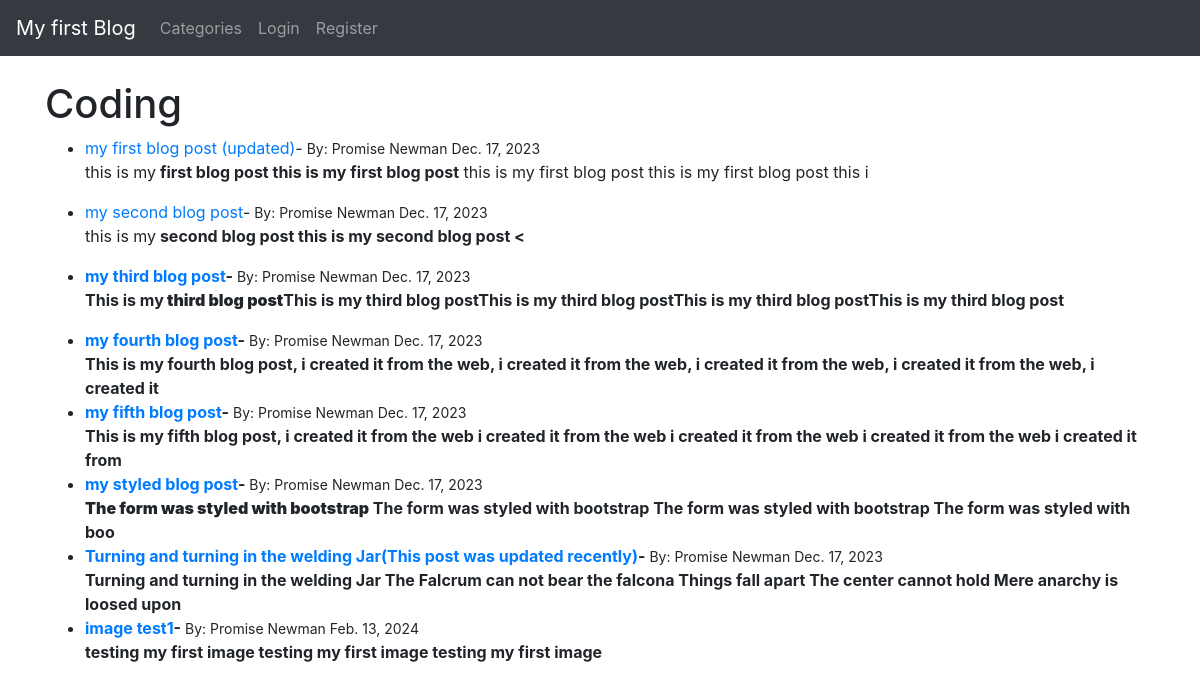
/category/coding/, run on the app's committed database.
### blog/models.py (models this page shows, shortened)
class post(models.Model):
    title = models.CharField(max_length=255)
    header_image = models.ImageField(null=True, blank=True, upload_to="images/")
    title_tag = models.CharField(max_length=255, default=" Newman's Blog")
    author = models.ForeignKey(User, on_delete=models.CASCADE)
    body = RichTextField(blank=True, null= True)
    post_date = models.DateField(auto_now_add=True)
    category = models.CharField(max_length=255, default="coding")
    snippet = models.CharField(max_length=255)
    likes = models.ManyToManyField(User, related_name='blog_post')

### blog/views.py (the view)
# urls.py: path('category/<str:cats>/', Categoryview, name='category'),
def Categoryview(request, cats):
     category_posts = post.objects.filter(category=cats.replace('-', ' '))
     return render(request, 'categories.html', {'cats':cats.title().replace('-', ' '), 'category_posts':category_posts,})

### blog/templates/categories.html (shortened to what this page needs)
{% extends "blog/base.html" %}
{% block content %}
{% if category_posts %}
<h1>{{ cats }}</h1>
<ul>
    {% for post in category_posts %}
        <li><a href="{% url 'article-detail' post.pk %}"> {{ post.title }}</a>-<small>  By: {{ post.author.first_name }}
             {{ post.author.last_name}} {{ post.post_date }}
            </small> <br/>
        {{ post.body | slice:':150' | safe }}</li>
    {% endfor %}
    </ul>
{% else %}
Page does not exist
{% endif %}
{% endblock %}

### blog/templates/blog/base.html (shortened to what this page needs)
<!doctype html>
<html lang="en">
  <head>
    <link rel="stylesheet" href="https://cdn.jsdelivr.net/npm/bootstrap@4.6.2/dist/css/bootstrap.min.css">
  </head>
  <body>
    <nav class="navbar navbar-expand-lg navbar-dark bg-dark">
      <a class="navbar-brand" href="{% url 'home' %}">My first Blog</a>
      <div class="collapse navbar-collapse" id="navbarSupportedContent">
        <ul class="navbar-nav mr-auto">
          {% if cat_menu %}
          <li class="nav-item dropdown">
            <a class="nav-link dropdown-toggle" href="#" id="navbarDropdown" role="button" data-toggle="dropdown" aria-haspopup="true" aria-expanded="false">
              Categories
            </a>
            <div class="dropdown-menu" aria-labelledby="navbarDropdown">
              {% for item in cat_menu %}
              <a class="dropdown-item" href="{% url 'category' item|slugify %}">{{ item }}</a>
              {% endfor %}
          </li>
          {% else %}
          <li class="nav-item">
            <a class="nav-link" href="{% url 'category-list' %}">Categories</a>
          </li>
          {% endif %}
          {% if user.is_authenticated %}
            <li class="nav-item">
              <a class="nav-link" href="{% url 'add_post' %}">Add Post</a>
            </li>
            <li class="nav-item">
              <a class="nav-link" href="{% url 'add_category' %}">Add category</a>
            </li>
            <li class="nav-item">
              <a class="nav-link" href="{% url 'edit_profile' %}">Edit profile</a>
            </li>
            <li class="nav-item">
              <a class="nav-link" href="{% url 'logout' %}">Logout</a>
            </li>
          {% else %}
            <li class="nav-item">
              <a class="nav-link" href="{% url 'login' %}">Login</a>
            </li>
            <li class="nav-item">
              <a class="nav-link" href="{% url 'register' %}">Register</a>
            </li>
          {% endif %}
        </ul>
            <ul class="navbar-nav ml-auto">
              <li class="nav-item">
                <a class="nav-link" href="{% url 'login' %}">
                </a>
              </li>
            </ul>
    </nav>
    <br>
    <div class="container">
    {% block content %}
    {% endblock %}
  </div>
  </body>
</html>

### data on the page
post: title "my first blog post (updated)", author.first_name "Promise", author.last_name "Newman", post_date "Dec. 17, 2023", body "this is my first blog post this is my first blog post this is my first blog post this is my first blog post this i"
post: title "my second blog post", author.first_name "Promise", author.last_name "Newman", post_date "Dec. 17, 2023", body "this is my second blog post this is my second blog post <"
post: title "my third blog post", author.first_name "Promise", author.last_name "Newman", post_date "Dec. 17, 2023", body "This is my third blog post This is my third blog postThis is my third blog postThis is my third blog postThis is my third blog post"
post: title "my fourth blog post", author.first_name "Promise", author.last_name "Newman", post_date "Dec. 17, 2023", body "This is my fourth blog post, i created it from the web, i created it from the web, i created it from the web, i created it from the web, i created it"
post: title "my fifth blog post", author.first_name "Promise", author.last_name "Newman", post_date "Dec. 17, 2023", body "This is my fifth blog post, i created it from the web i created it from the web i created it from the web i created it from the web i created it from"
post: title "my styled blog post", author.first_name "Promise", author.last_name "Newman", post_date "Dec. 17, 2023", body "The form was styled with bootstrap The form was styled with bootstrap The form was styled with bootstrap The form was styled with boo"
post: title "Turning and turning in the welding Jar(This post was updated recently)", author.first_name "Promise", author.last_name "Newman", post_date "Dec. 17, 2023", body "Turning and turning in the welding Jar The Falcrum can not bear the falcona Things fall apart The center cannot hold Mere anarchy is loosed upon"
post: title "image test1", author.first_name "Promise", author.last_name "Newman", post_date "Feb. 13, 2024", body "testing my first image testing my first image testing my first image"

### other printed values
{{ cats }} "Coding"
